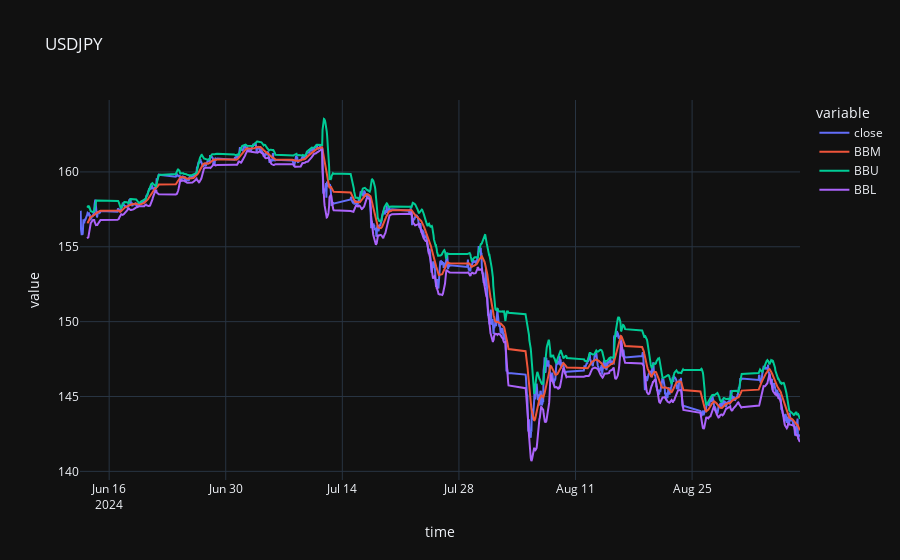
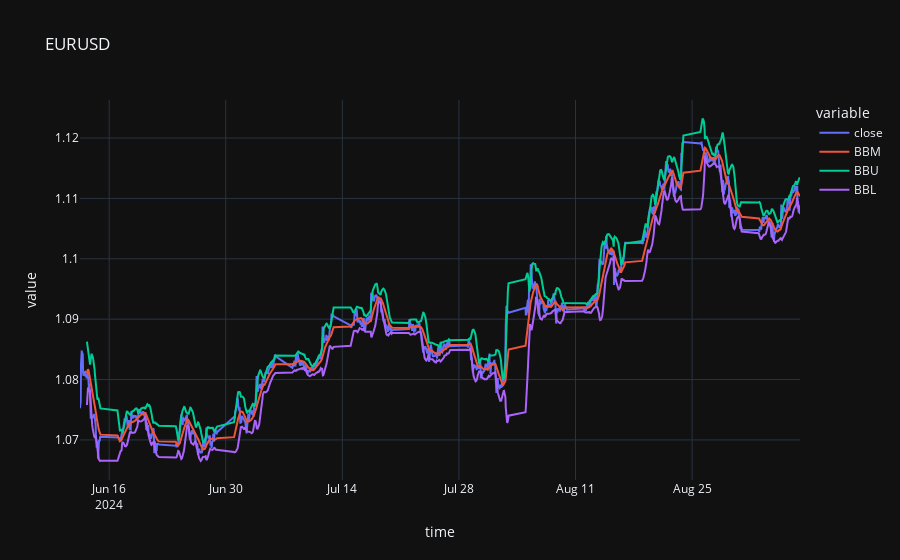
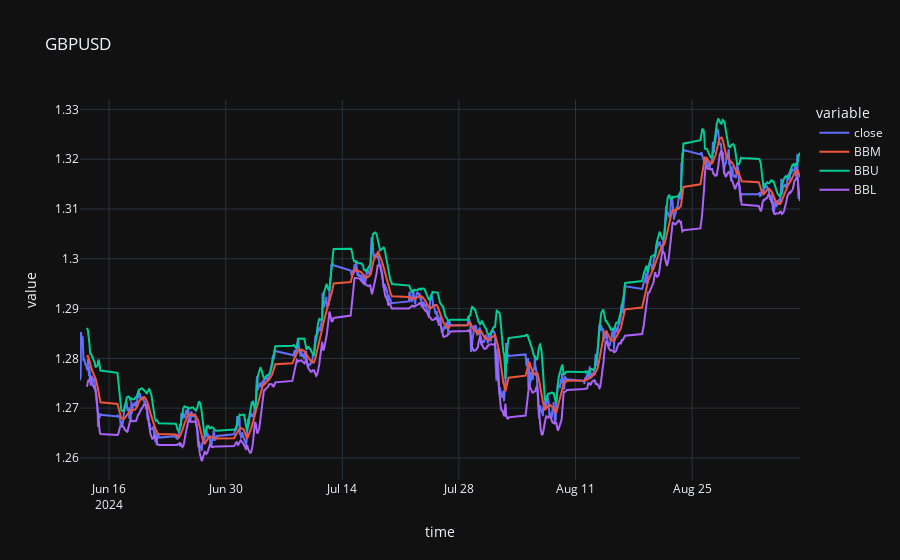
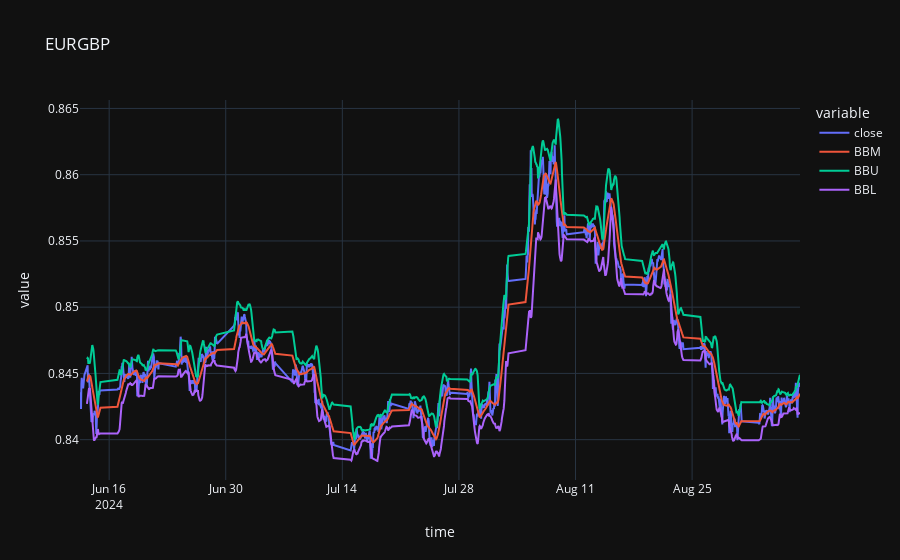

Notebook source saved alongside these figures, in order:
### Code cell
for symbol, df in mtd.data.items():
    fig = px.line(df, x='time', y=['close', 'BBM', 'BBU', 'BBL'], title=symbol, template="plotly_dark", render_mode="SVG")
    fig.show()

### Figure 1 — Plotly figure (JSON) as saved in the notebook; plotly's stock layout.template omitted (floating-point values rounded to 4 significant figures; data arrays with more than 128 entries replaced by an {"elided": "..."} marker saying what was removed)
{"data": [{"hovertemplate": "variable=close<br>time=%{x}<br>value=%{y}<extra></extra>", "legendgroup": "close", "line": {"color": "#636efa", "dash": "solid"}, "marker": {"symbol": "circle"}, "mode": "lines", "name": "close", "orientation": "v", "showlegend": true, "type": "scatter", "x": {"elided": "1500 str values"}, "xaxis": "x", "y": {"elided": "1500 float values"}, "yaxis": "y"}, {"hovertemplate": "variable=BBM<br>time=%{x}<br>value=%{y}<extra></extra>", "legendgroup": "BBM", "line": {"color": "#EF553B", "dash": "solid"}, "marker": {"symbol": "circle"}, "mode": "lines", "name": "BBM", "orientation": "v", "showlegend": true, "type": "scatter", "x": {"elided": "1500 str values"}, "xaxis": "x", "y": {"elided": "1500 float values"}, "yaxis": "y"}, {"hovertemplate": "variable=BBU<br>time=%{x}<br>value=%{y}<extra></extra>", "legendgroup": "BBU", "line": {"color": "#00cc96", "dash": "solid"}, "marker": {"symbol": "circle"}, "mode": "lines", "name": "BBU", "orientation": "v", "showlegend": true, "type": "scatter", "x": {"elided": "1500 str values"}, "xaxis": "x", "y": {"elided": "1500 float values"}, "yaxis": "y"}, {"hovertemplate": "variable=BBL<br>time=%{x}<br>value=%{y}<extra></extra>", "legendgroup": "BBL", "line": {"color": "#ab63fa", "dash": "solid"}, "marker": {"symbol": "circle"}, "mode": "lines", "name": "BBL", "orientation": "v", "showlegend": true, "type": "scatter", "x": {"elided": "1500 str values"}, "xaxis": "x", "y": {"elided": "1500 float values"}, "yaxis": "y"}], "layout": {"legend": {"title": {"text": "variable"}, "tracegroupgap": 0}, "title": {"text": "USDJPY"}, "xaxis": {"anchor": "y", "domain": [0, 1], "title": {"text": "time"}}, "yaxis": {"anchor": "x", "domain": [0, 1], "title": {"text": "value"}}}}

### Figure 2 — Plotly figure (JSON) as saved in the notebook; plotly's stock layout.template omitted (floating-point values rounded to 4 significant figures; data arrays with more than 128 entries replaced by an {"elided": "..."} marker saying what was removed)
{"data": [{"hovertemplate": "variable=close<br>time=%{x}<br>value=%{y}<extra></extra>", "legendgroup": "close", "line": {"color": "#636efa", "dash": "solid"}, "marker": {"symbol": "circle"}, "mode": "lines", "name": "close", "orientation": "v", "showlegend": true, "type": "scatter", "x": {"elided": "1500 str values"}, "xaxis": "x", "y": {"elided": "1500 float values"}, "yaxis": "y"}, {"hovertemplate": "variable=BBM<br>time=%{x}<br>value=%{y}<extra></extra>", "legendgroup": "BBM", "line": {"color": "#EF553B", "dash": "solid"}, "marker": {"symbol": "circle"}, "mode": "lines", "name": "BBM", "orientation": "v", "showlegend": true, "type": "scatter", "x": {"elided": "1500 str values"}, "xaxis": "x", "y": {"elided": "1500 float values"}, "yaxis": "y"}, {"hovertemplate": "variable=BBU<br>time=%{x}<br>value=%{y}<extra></extra>", "legendgroup": "BBU", "line": {"color": "#00cc96", "dash": "solid"}, "marker": {"symbol": "circle"}, "mode": "lines", "name": "BBU", "orientation": "v", "showlegend": true, "type": "scatter", "x": {"elided": "1500 str values"}, "xaxis": "x", "y": {"elided": "1500 float values"}, "yaxis": "y"}, {"hovertemplate": "variable=BBL<br>time=%{x}<br>value=%{y}<extra></extra>", "legendgroup": "BBL", "line": {"color": "#ab63fa", "dash": "solid"}, "marker": {"symbol": "circle"}, "mode": "lines", "name": "BBL", "orientation": "v", "showlegend": true, "type": "scatter", "x": {"elided": "1500 str values"}, "xaxis": "x", "y": {"elided": "1500 float values"}, "yaxis": "y"}], "layout": {"legend": {"title": {"text": "variable"}, "tracegroupgap": 0}, "title": {"text": "EURUSD"}, "xaxis": {"anchor": "y", "domain": [0, 1], "title": {"text": "time"}}, "yaxis": {"anchor": "x", "domain": [0, 1], "title": {"text": "value"}}}}

### Figure 3 — Plotly figure (JSON) as saved in the notebook; plotly's stock layout.template omitted (floating-point values rounded to 4 significant figures; data arrays with more than 128 entries replaced by an {"elided": "..."} marker saying what was removed)
{"data": [{"hovertemplate": "variable=close<br>time=%{x}<br>value=%{y}<extra></extra>", "legendgroup": "close", "line": {"color": "#636efa", "dash": "solid"}, "marker": {"symbol": "circle"}, "mode": "lines", "name": "close", "orientation": "v", "showlegend": true, "type": "scatter", "x": {"elided": "1500 str values"}, "xaxis": "x", "y": {"elided": "1500 float values"}, "yaxis": "y"}, {"hovertemplate": "variable=BBM<br>time=%{x}<br>value=%{y}<extra></extra>", "legendgroup": "BBM", "line": {"color": "#EF553B", "dash": "solid"}, "marker": {"symbol": "circle"}, "mode": "lines", "name": "BBM", "orientation": "v", "showlegend": true, "type": "scatter", "x": {"elided": "1500 str values"}, "xaxis": "x", "y": {"elided": "1500 float values"}, "yaxis": "y"}, {"hovertemplate": "variable=BBU<br>time=%{x}<br>value=%{y}<extra></extra>", "legendgroup": "BBU", "line": {"color": "#00cc96", "dash": "solid"}, "marker": {"symbol": "circle"}, "mode": "lines", "name": "BBU", "orientation": "v", "showlegend": true, "type": "scatter", "x": {"elided": "1500 str values"}, "xaxis": "x", "y": {"elided": "1500 float values"}, "yaxis": "y"}, {"hovertemplate": "variable=BBL<br>time=%{x}<br>value=%{y}<extra></extra>", "legendgroup": "BBL", "line": {"color": "#ab63fa", "dash": "solid"}, "marker": {"symbol": "circle"}, "mode": "lines", "name": "BBL", "orientation": "v", "showlegend": true, "type": "scatter", "x": {"elided": "1500 str values"}, "xaxis": "x", "y": {"elided": "1500 float values"}, "yaxis": "y"}], "layout": {"legend": {"title": {"text": "variable"}, "tracegroupgap": 0}, "title": {"text": "GBPUSD"}, "xaxis": {"anchor": "y", "domain": [0, 1], "title": {"text": "time"}}, "yaxis": {"anchor": "x", "domain": [0, 1], "title": {"text": "value"}}}}

### Figure 4 — Plotly figure (JSON) as saved in the notebook; plotly's stock layout.template omitted (floating-point values rounded to 4 significant figures; data arrays with more than 128 entries replaced by an {"elided": "..."} marker saying what was removed)
{"data": [{"hovertemplate": "variable=close<br>time=%{x}<br>value=%{y}<extra></extra>", "legendgroup": "close", "line": {"color": "#636efa", "dash": "solid"}, "marker": {"symbol": "circle"}, "mode": "lines", "name": "close", "orientation": "v", "showlegend": true, "type": "scatter", "x": {"elided": "1500 str values"}, "xaxis": "x", "y": {"elided": "1500 float values"}, "yaxis": "y"}, {"hovertemplate": "variable=BBM<br>time=%{x}<br>value=%{y}<extra></extra>", "legendgroup": "BBM", "line": {"color": "#EF553B", "dash": "solid"}, "marker": {"symbol": "circle"}, "mode": "lines", "name": "BBM", "orientation": "v", "showlegend": true, "type": "scatter", "x": {"elided": "1500 str values"}, "xaxis": "x", "y": {"elided": "1500 float values"}, "yaxis": "y"}, {"hovertemplate": "variable=BBU<br>time=%{x}<br>value=%{y}<extra></extra>", "legendgroup": "BBU", "line": {"color": "#00cc96", "dash": "solid"}, "marker": {"symbol": "circle"}, "mode": "lines", "name": "BBU", "orientation": "v", "showlegend": true, "type": "scatter", "x": {"elided": "1500 str values"}, "xaxis": "x", "y": {"elided": "1500 float values"}, "yaxis": "y"}, {"hovertemplate": "variable=BBL<br>time=%{x}<br>value=%{y}<extra></extra>", "legendgroup": "BBL", "line": {"color": "#ab63fa", "dash": "solid"}, "marker": {"symbol": "circle"}, "mode": "lines", "name": "BBL", "orientation": "v", "showlegend": true, "type": "scatter", "x": {"elided": "1500 str values"}, "xaxis": "x", "y": {"elided": "1500 float values"}, "yaxis": "y"}], "layout": {"legend": {"title": {"text": "variable"}, "tracegroupgap": 0}, "title": {"text": "EURGBP"}, "xaxis": {"anchor": "y", "domain": [0, 1], "title": {"text": "time"}}, "yaxis": {"anchor": "x", "domain": [0, 1], "title": {"text": "value"}}}}
